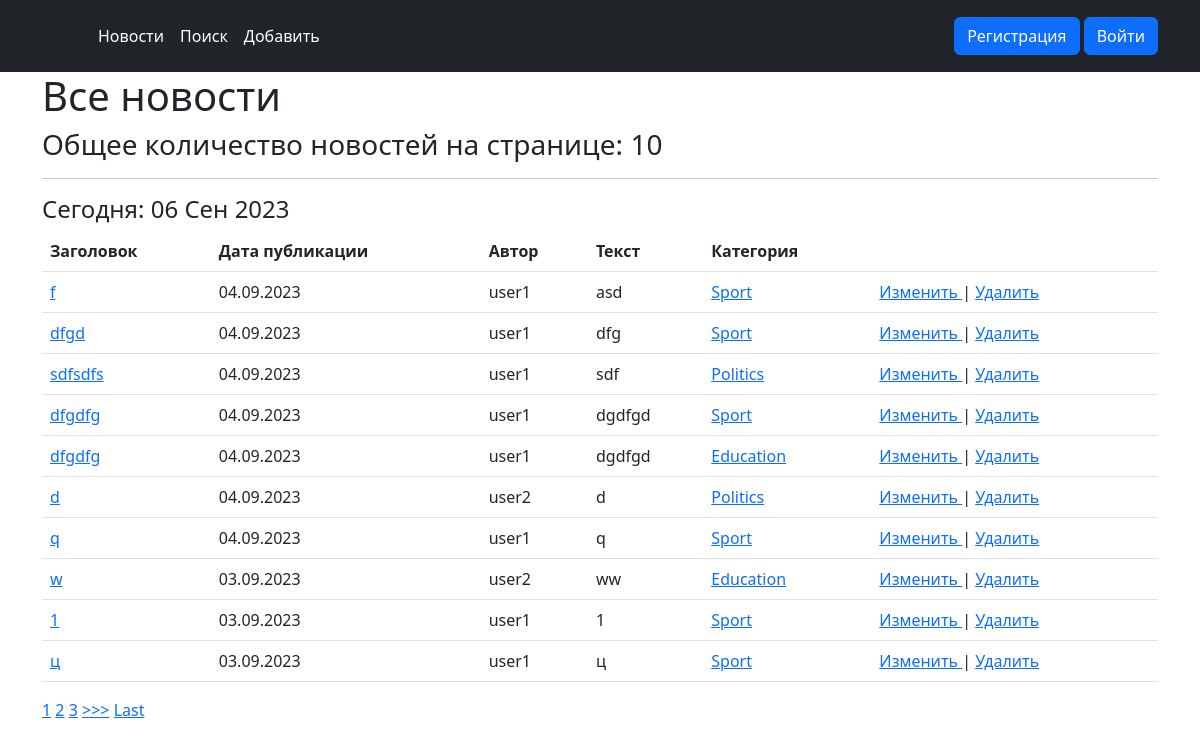
Before: /news/ with the older database file.
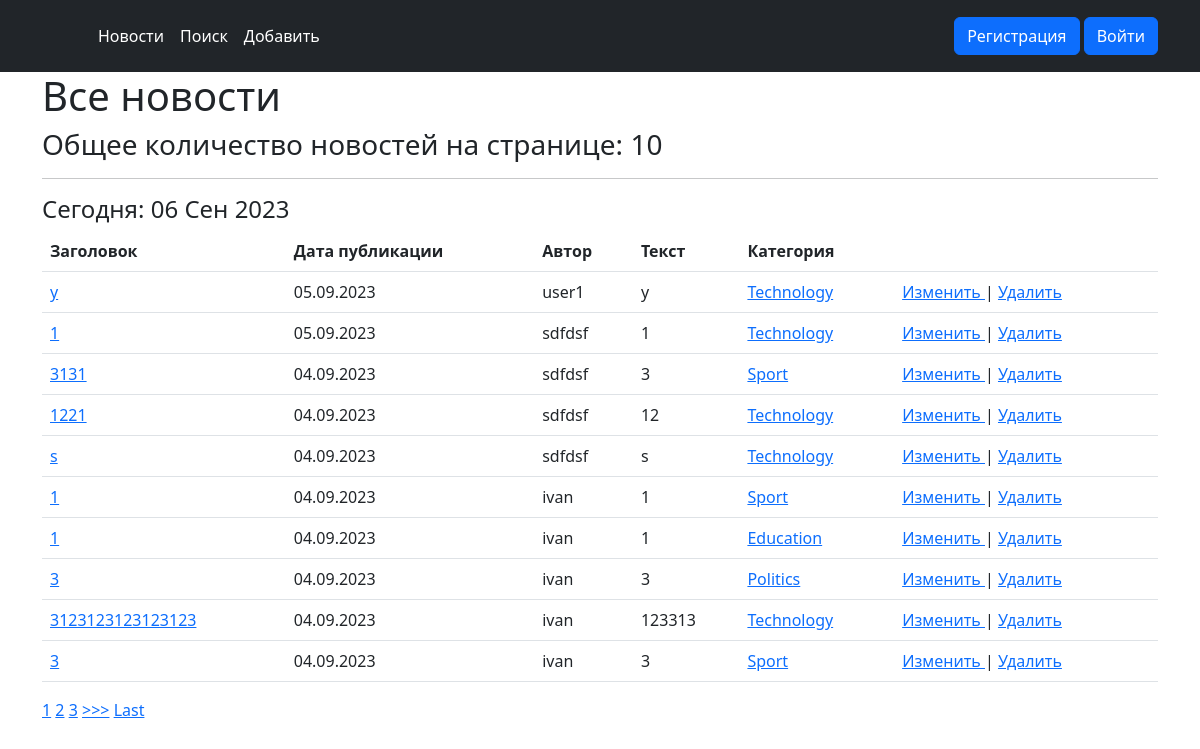
After: the same page with the newer database file.
### NewsPaper/models.py (models this page shows, shortened)
class Post(models.Model):
    NEWS = 'NW'
    ARTICLE = 'AR'
    POST_TYPES = (
        (NEWS, 'Новость'),
        (ARTICLE, 'Статья'),
    )
    author = models.ForeignKey(Author, on_delete=models.CASCADE)
    post_type = models.CharField(max_length=100, choices=POST_TYPES, default=ARTICLE)
    created_at = models.DateTimeField(auto_now_add=True)
    categories = models.ManyToManyField(Category, through='PostCategory')
    title = models.CharField(max_length=128)
    text = models.TextField()
    rating = models.IntegerField(default=0)

class Author(models.Model):
    authorUser = models.OneToOneField(User, on_delete=models.CASCADE)
    ratingAuthor = models.IntegerField(default=0)
    def __str__(self):
        return f"{self.authorUser}"

class Category(models.Model):
    name = models.CharField(max_length=100, unique=True)
    subscribers = models.ManyToManyField(User, blank=True)

### NewsPaper/views.py (the view, shortened to what this page needs)
# urls.py: path('', PostsList.as_view(), name='posts'),
class PostsList(ListView):
    model = Post
    template_name = 'NewsPaper/posts.html'
    context_object_name = 'posts'
    queryset = Post.objects.order_by('-created_at')
    paginate_by = 10
    form_class = PostForm
    def get_context_data(self, **kwargs):
        context = super().get_context_data(**kwargs)
        context['time_now'] = timezone.localtime(timezone.now())
        context['value1'] = None
        context['filter'] = PostFilter(self.request.GET, queryset=self.get_queryset())
        context['form'] = PostForm()
        context['is_not_authors'] = not self.request.user.groups.filter(name='authors').exists()
        return context

### NewsPaper/templatetags/custom_filters.py (called while the page is built)
@register.filter(name='censor')
def censor(value):
    banned_words = ['хуй', 'пидор', 'иди на хуй']  # Список нежелательных слов
    for word in banned_words:
        value = value.replace(word, '***')
    return value

### NewsPaper/templates/NewsPaper/posts.html (shortened to what this page needs)
{% extends 'layout/default.html' %}
{% load custom_filters %}
{% block content %}
    <h1>Все новости</h1>
    <h3> Общее количество новостей на странице: {{ posts|length }} </h3>
    <hr>
    <h4>Сегодня: {{ time_now|date:'d M Y' }}</h4>
    {% if posts %}
        <table class = "table">
            <tr>
                <th scope="col">
                    Заголовок
                </th>
                <th scope="col">
                    Дата публикации
                </th>
                <th scope="col">
                    Автор
                </th>
                 <th scope="col">
                    Текст
                </th>
                  <th scope="col">
                    Категория
                </th>
                <th scope="col">
                </th>
            </tr>
        {% for post in posts %}
            <tr>
                <td>
                    <a href="{% url 'news:post_detail' post.id %}">
                    {{ post.title|censor }}
                    </a>
                </td>
                <td>
                    {{ post.created_at|date:'d.m.Y' }}
                </td>
                    <td>
                    {{ post.author }}
                </td>
                <td>
                    {{ post.text|truncatechars:50|censor }}
                </td>
                 {% for category in post.categories.all %}
                <td>
                  <a href="{% url 'news:category' category.id %}">
                     {{ category.name }}
                  </a></td>
                {% endfor %}
                <td>
                    <a href="{% url 'news:post_update' post.id %}">
                        Изменить
                    </a>
                    |
                    <a href="{% url 'news:post_delete' post.id %}">
                        Удалить
                    </a>
                </td>
            </tr>
        {% endfor %}
        </table>
    {% include 'NewsPaper/parts/paginator.html' %}
    {% else %}
        <h2>Новостей нет!</h2>
    {% endif %}
{% endblock content %}

Changed rows visible on the page:
no longer on this page (row unchanged): Post: title|censor "f", created_at "04.09.2023", author "user1", text|censor "asd", Category (name "Sport")
no longer on this page (row unchanged): Post: title|censor "dfgd", created_at "04.09.2023", author "user1", text|censor "dfg", Category (name "Sport")
no longer on this page (row unchanged): Post: title|censor "sdfsdfs", created_at "04.09.2023", author "user1", text|censor "sdf", Category (name "Politics")
no longer on this page (row unchanged): Post: title|censor "dfgdfg", created_at "04.09.2023", author "user1", text|censor "dgdfgd", Category (name "Sport")
no longer on this page (row unchanged): Post: title|censor "dfgdfg", created_at "04.09.2023", author "user1", text|censor "dgdfgd", Category (name "Education")
no longer on this page (row unchanged): Post: title|censor "d", created_at "04.09.2023", author "user2", text|censor "d", Category (name "Politics")
no longer on this page (row unchanged): Post: title|censor "q", created_at "04.09.2023", author "user1", text|censor "q", Category (name "Sport")
no longer on this page (row unchanged): Post: title|censor "w", created_at "03.09.2023", author "user2", text|censor "ww", Category (name "Education")
no longer on this page (row unchanged): Post: title|censor "1", created_at "03.09.2023", author "user1", text|censor "1", Category (name "Sport")
no longer on this page (row unchanged): Post: title|censor "ц", created_at "03.09.2023", author "user1", text|censor "ц", Category (name "Sport")
added Post: title|censor "у", created_at "05.09.2023", author "user1", text|censor "у"
now on this page (row unchanged): Category: name "Technology"
added Post: title|censor "1", created_at "05.09.2023", author "sdfdsf", text|censor "1"
added Post: title|censor "3131", created_at "04.09.2023", author "sdfdsf", text|censor "3", Category (name "Sport")
added Post: title|censor "1221", created_at "04.09.2023", author "sdfdsf", text|censor "12"
added Post: title|censor "s", created_at "04.09.2023", author "sdfdsf", text|censor "s"
added Post: title|censor "1", created_at "04.09.2023", author "ivan", text|censor "1", Category (name "Sport")
added Post: title|censor "1", created_at "04.09.2023", author "ivan", text|censor "1", Category (name "Education")
added Post: title|censor "3", created_at "04.09.2023", author "ivan", text|censor "3", Category (name "Politics")
added Post: title|censor "3123123123123123", created_at "04.09.2023", author "ivan", text|censor "123313"
added Post: title|censor "3", created_at "04.09.2023", author "ivan", text|censor "3", Category (name "Sport")
